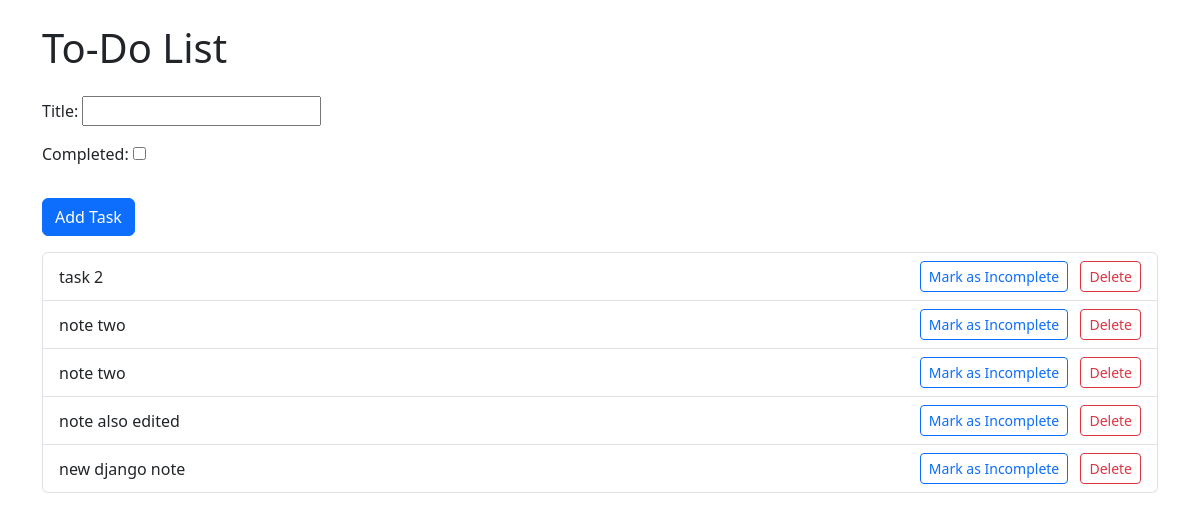
The app's page / (signed in), older data.
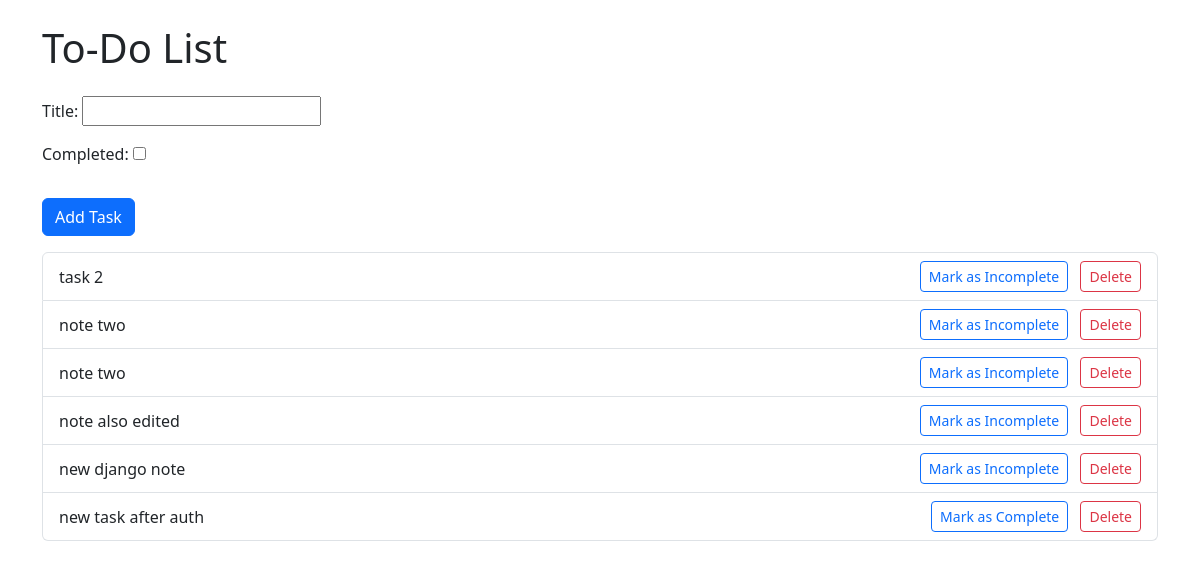
The same page, newer data.
### tasks/models.py (models this page shows, shortened)
class Task(models.Model):
    user = models.ForeignKey(User, on_delete=models.CASCADE)
    title = models.CharField(max_length=200)
    completed = models.BooleanField(default=False)
    created_at = models.DateTimeField(auto_now_add=True)

### tasks/views.py (the view, shortened to what this page needs)
# urls.py: path('', views.TaskList, name='task_list'),
@login_required
def TaskList(request):
    tasks = Task.objects.filter(user = request.user)
    form = TaskForm()
    return render(request, 'tasks/task_list.html', {'tasks': tasks, 'form': form})

### tasks/forms.py
class TaskForm(forms.ModelForm):
    class Meta:
        model = Task
        fields =['title', 'completed']

### tasks/templates/tasks/task_list.html (shortened to what this page needs)
<!DOCTYPE html>
<html>
<head>
    <link rel="stylesheet" href="https://cdn.jsdelivr.net/npm/bootstrap@5.3.3/dist/css/bootstrap.min.css">
</head>
<body>
    <div class="container">
        <h1 class="my-4">To-Do List</h1>
        <form method="POST">
            {{ form.as_p }}
            <button type="submit" class="btn btn-primary my-3">Add Task</button>
        </form>
        <ul class="list-group">
            {% for task in tasks %}
            <li class="list-group-item d-flex justify-content-between align-items-center">
                {{ task.title }}
                <div>
                    <a href="{% url 'task_update' task.id %}" class="btn btn-sm btn-outline-primary me-2">
                        {% if task.completed %}
                        Mark as Incomplete
                        {% else %}
                        Mark as Complete
                        {% endif %}
                    </a>
                    <form action="{% url 'task_delete' task.id %}" method="POST" class="d-inline">
                        <button type="submit" class="btn btn-sm btn-outline-danger">Delete</button>
                    </form>
                </div>
            </li>
            {% endfor %}
        </ul>
    </div>
</body>
</html>

Row changes from the older to the newer data that the page shows:
added Task: title "new task after auth", completed "Mark as Complete"
